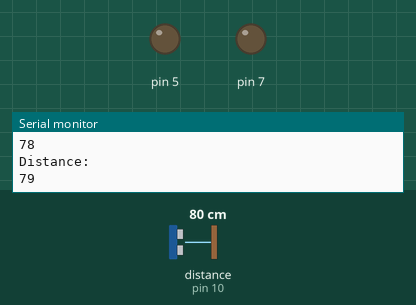
The sketch below on a simulated Arduino Uno, built with avr-gcc and run on an emulated ATmega328P. Shown: output pins drawn as LEDs (lit = HIGH), the last lines printed to the serial monitor. Wiring (inferred from the names in the program): ultrasonic range finder: trigger pin 9; echo pin 10. The inputs (shaded band) are chosen by the test bench; at power-on: distance to the obstacle (sensor on pin 10) 80 cm. The echo pulse lasts 58.3 µs per cm; pins used as bus, display or sensor lines are not drawn.

Above: at 2.0 s.
2.1 s: distance to the obstacle (sensor on pin 10) set to 18 cm
4.6 s: distance to the obstacle (sensor on pin 10) set to 15 cm
At 7.0 s:
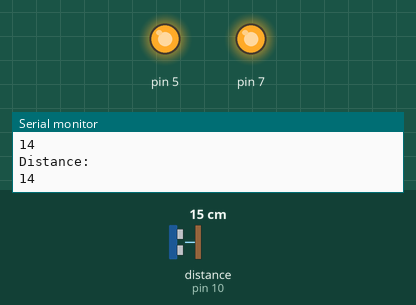
7.3 s: distance to the obstacle (sensor on pin 10) set to 35 cm
At 10.0 s:
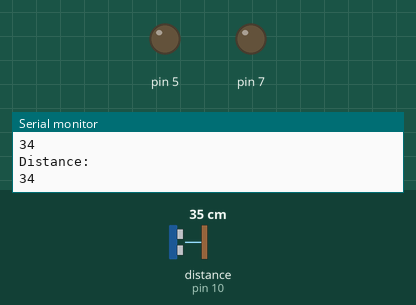
10.9 s: distance to the obstacle (sensor on pin 10) set to 2 cm
At 14.1 s:
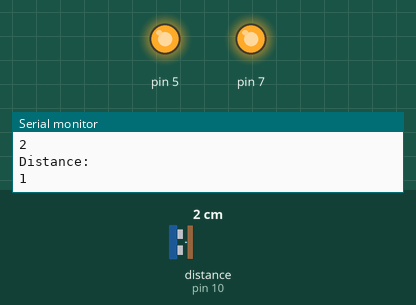
Timing chart, 0 to 15.5 s (numbered marks = the images above; inputs shaded):
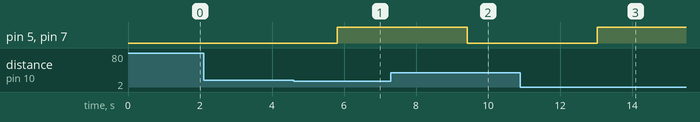

The sketch:

ultra_Sonic_Sensor.ino
```cpp
const int trigPin=9;
const int echoPin=10;
long duration;
int distance;
void setup() {
  // put your setup code here, to run once:
  pinMode(trigPin,OUTPUT);
  pinMode(echoPin,INPUT);
  Serial.begin(9600);
  pinMode(5,OUTPUT);
   pinMode(7,OUTPUT);

}

void loop() {
  // put your main code here, to run repeatedly:
digitalWrite(trigPin,LOW);
delayMicroseconds(2);
digitalWrite(trigPin,HIGH);
delayMicroseconds(10);
digitalWrite(trigPin,LOW);
duration=pulseIn(echoPin,HIGH);
distance=duration*0.034/2;
Serial.println("Distance:");
Serial.println(distance);
delay(1000);
if(distance<=15){
  digitalWrite(5,HIGH);

  digitalWrite(7,HIGH);
  delay(200);

}
else
{
  digitalWrite(5,LOW);
   digitalWrite(7,LOW);
  delay(200);
}


}
```

Measured:
- the behaviour switches between 17 and 16 cm on distance to the obstacle (sensor on pin 10) (found by bisection; images 0 and 1)
- after the input at 4.6 s, pin 5, pin 7: LOW → HIGH after 1.2 s
- after the input at 7.3 s, pin 5, pin 7: HIGH → LOW after 2.1 s
- after the input at 10.9 s, pin 5, pin 7: LOW → HIGH after 2.1 s
